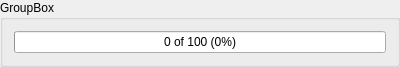
<?xml version="1.0" encoding="UTF-8"?>
<ui version="4.0">
 <class>ScriptProgress</class>
 <widget class="QGroupBox" name="ScriptProgress">
  <property name="geometry">
   <rect>
    <x>0</x>
    <y>0</y>
    <width>400</width>
    <height>54</height>
   </rect>
  </property>
  <property name="windowTitle">
   <string>GroupBox</string>
  </property>
  <property name="title">
   <string>GroupBox</string>
  </property>
  <layout class="QVBoxLayout" name="verticalLayout">
   <item>
    <widget class="QProgressBar" name="progressBar">
     <property name="value">
      <number>0</number>
     </property>
     <property name="alignment">
      <set>Qt::AlignCenter</set>
     </property>
     <property name="format">
      <string>%v of %m (%p%)</string>
     </property>
    </widget>
   </item>
  </layout>
 </widget>
 <resources/>
 <connections/>
</ui>
